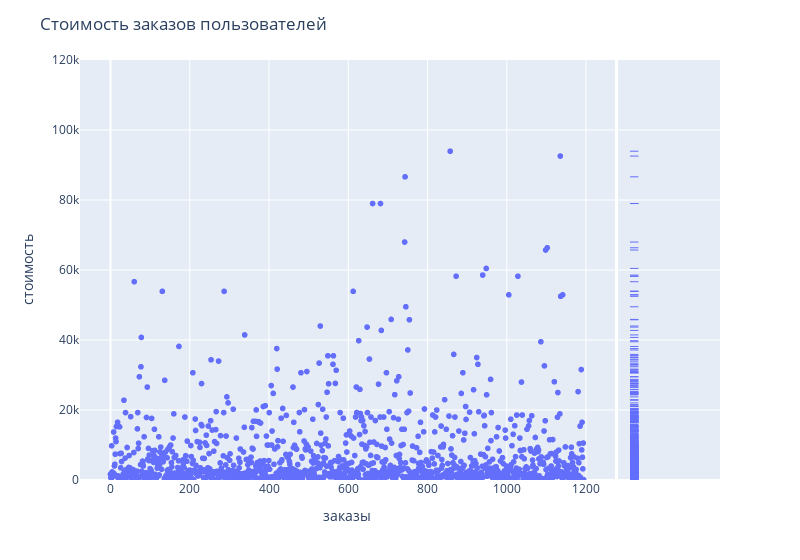

Source (notebook cell):
### Markdown cell above
сторим соответсвующий график

### Code cell
fig = px.scatter(orders,
                 y='revenue',
                 labels={
                   'revenue': 'стоимость',
                     'index': 'заказы'
                 },
                 range_y=[0, 120e3],  # меняем масштаб
                 marginal_y='rug'
                 )

fig.update_layout(
    width=800, title='Стоимость заказов пользователей')
iplot(fig)

### Figure 1 — Plotly figure (JSON) as saved in the notebook; plotly's stock layout.template omitted (floating-point values rounded to 4 significant figures; data arrays with more than 128 entries replaced by an {"elided": "..."} marker saying what was removed)
{"data": [{"hovertemplate": "заказы=%{x}<br>стоимость=%{y}<extra></extra>", "legendgroup": "", "marker": {"color": "#636efa", "symbol": "circle"}, "mode": "markers", "name": "", "showlegend": false, "type": "scattergl", "x": {"elided": "1197 int values"}, "xaxis": "x", "y": {"elided": "1197 int values"}, "yaxis": "y"}, {"alignmentgroup": "True", "boxpoints": "all", "fillcolor": "rgba(255,255,255,0)", "hoveron": "points", "hovertemplate": "стоимость=%{y}<extra></extra>", "jitter": 0, "legendgroup": "", "line": {"color": "rgba(255,255,255,0)"}, "marker": {"color": "#636efa", "symbol": "line-ew-open"}, "name": "", "offsetgroup": "", "showlegend": false, "type": "box", "xaxis": "x2", "y": {"elided": "1197 int values"}, "yaxis": "y2"}], "layout": {"legend": {"tracegroupgap": 0}, "margin": {"t": 60}, "title": {"text": "Стоимость заказов пользователей"}, "width": 800, "xaxis": {"anchor": "y", "domain": [0, 0.8358], "title": {"text": "заказы"}}, "xaxis2": {"anchor": "y2", "domain": [0.8408, 1], "matches": "x2", "showgrid": false, "showline": false, "showticklabels": false, "ticks": ""}, "yaxis": {"anchor": "x", "domain": [0, 1], "range": [0, 120000], "title": {"text": "стоимость"}}, "yaxis2": {"anchor": "x2", "domain": [0, 1], "matches": "y", "showgrid": true, "showticklabels": false}}}
